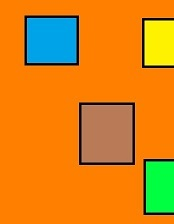
%> input picture im1.jpg, 174 x 224 px
$ octave image_addition_2.m   (GNU Octave 9; MATLAB toolbox functions it lacks are replaced by stand-ins)
%> lines starting %> are read from the running program, lines starting %| are printed output that depends on the picture
clear;
clc;

img_1 = imread('im1.jpg');
%> img_1 is the input picture: size 224x174x3 uint8; mean R, G, B 215.6, 132.6, 25
img_2 = imread('im2.jpg');
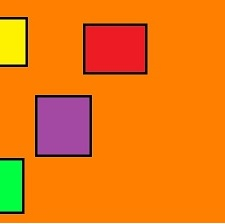
%> input picture im2.jpg, 225 x 224 px
%> img_2 is the input picture: size 224x225x3 uint8; mean R, G, B 234.5, 121, 16.2

img_1 = rgb2gray(img_1);
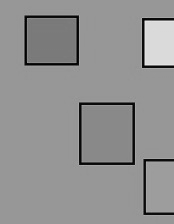
%> img_1: size 224x174 uint8; min 1, max 229, mean 145.3
img_2 = rgb2gray(img_2);
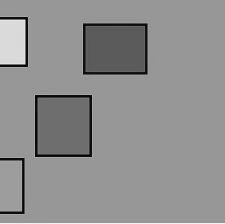
%> img_2: size 224x225 uint8; min 5, max 240, mean 143.1

[r1, c1, k1] = size(img_1);
%> r1 = 224; c1 = 174; k1 = 1
[r2, c2, k2] = size(img_2);
%> r2 = 224; c2 = 225; k2 = 1

r = max(r1, r2);
%> r = 224
c = max(c1, c2);
%> c = 225
final_img = zeros(r, c);

for i = 1:r
    for j = 1:c
        x = 0;
        if ( i <= r1 && j <= c1)
            x = img_1(i, j);
        end
        if( i <= r2 && j <= c2)
            x = x + img_2(i, j);
        end

        if x > 255
            x = 255;
        end

        final_img(i, j) = x;
    end
end
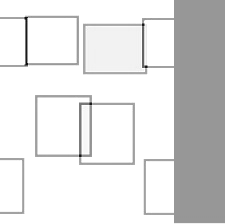
%> final_img: size 224x225 double; min 12, max 255, mean 225.2

final_img = uint8(final_img);
%> final_img: size 224x225 uint8

figure('Name', 'Main Image - 1')
imshow(img_1);

figure('Name', 'Main Image - 2');
imshow(img_2);

figure('Name', 'Added Image');
imshow(final_img);

% k = imadd(img_1, img_2);
% figure('Name', 'Built_in_function');
% imshow(k);
